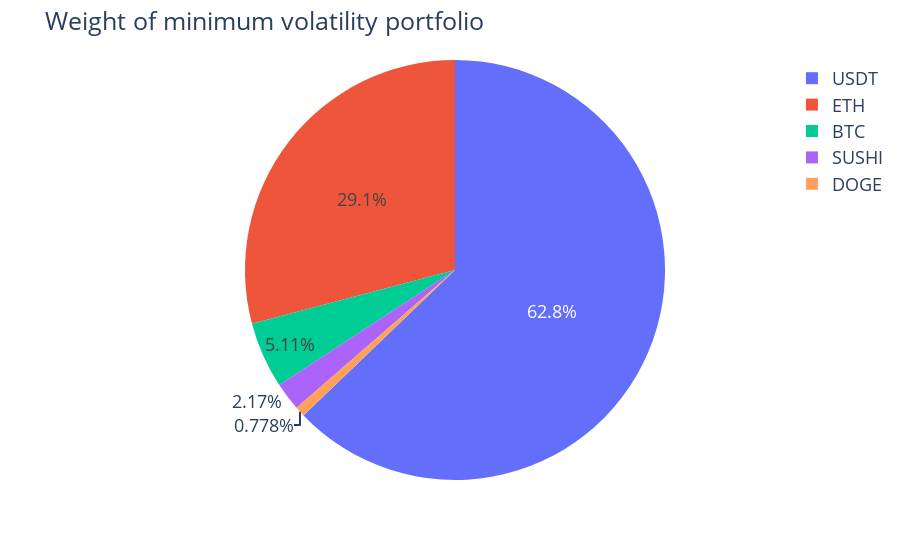

The notebook cell this image was saved under:
### Code cell
fig=px.pie(data_frame=min_weight_df,names='ticker',values='weight')
fig.update_layout(
    title='Weight of minimum volatility portfolio',
    font=dict(size=18 ))

### Figure 1 — Plotly figure (JSON) as saved in the notebook; plotly's stock layout.template omitted (floating-point values rounded to 4 significant figures)
{"data": [{"domain": {"x": [0, 1], "y": [0, 1]}, "hovertemplate": "ticker=%{label}<br>weight=%{value}<extra></extra>", "labels": ["ETH", "BTC", "DOGE", "USDT", "SUSHI"], "legendgroup": "", "name": "", "showlegend": true, "type": "pie", "values": [0.2912, 0.05108, 0.007778, 0.6283, 0.0217]}], "layout": {"font": {"size": 18}, "legend": {"tracegroupgap": 0}, "margin": {"t": 60}, "title": {"text": "Weight of minimum volatility portfolio"}}}
